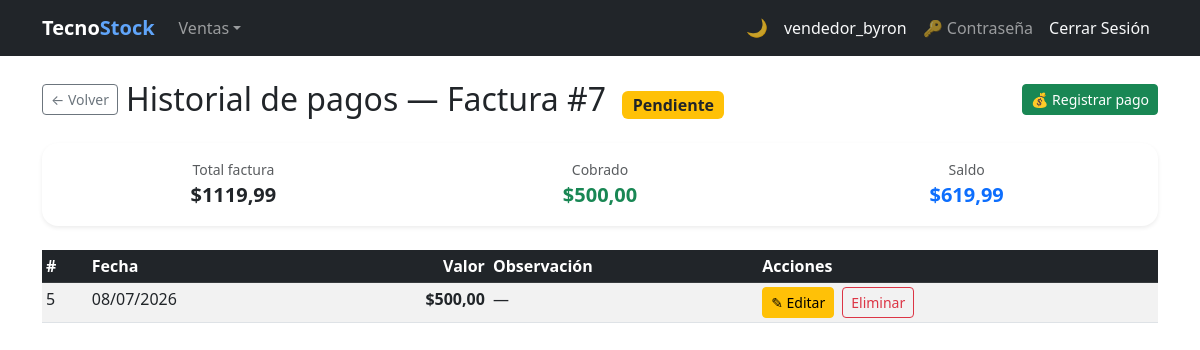
The app's page /cobros/facturas/7/historial/ (signed in) with its own data.
### billing/models.py (models this page shows, shortened)
class Invoice(models.Model):
    BORRADOR = 0
    EMITIDA  = 1
    ANULADA  = 2
    ESTADO_CHOICES = [
        (BORRADOR, 'Borrador'),
        (EMITIDA,  'Emitida'),
        (ANULADA,  'Anulada'),
    ]
    PENDIENTE = 'PENDIENTE'
    PAGADA    = 'PAGADA'
    ESTADO_COBRO_CHOICES = [
        (PENDIENTE, 'Pendiente'),
        (PAGADA,    'Pagada'),
    ]
    CONTADO = 'contado'
    CREDITO = 'credito'
    TIPO_PAGO_CHOICES = [
        (CONTADO, 'Contado'),
        (CREDITO, 'Crédito'),
    ]
    customer     = models.ForeignKey(Customer, on_delete=models.PROTECT, related_name='invoices')
    invoice_date = models.DateTimeField(auto_now_add=True)
    subtotal     = models.DecimalField(max_digits=12, decimal_places=2, default=0)
    tax          = models.DecimalField(max_digits=12, decimal_places=2, default=0)
    total        = models.DecimalField(max_digits=12, decimal_places=2, default=0)
    estado       = models.PositiveSmallIntegerField(
                       choices=ESTADO_CHOICES, default=BORRADOR, verbose_name='Estado')
    is_active    = models.BooleanField(default=True)
    PAYMENT_CHOICES = [('card', 'Tarjeta'), ('paypal', 'PayPal')]
    payment_method  = models.CharField(
                          max_length=10, choices=PAYMENT_CHOICES, null=True, blank=True,
                          verbose_name='Método de pago')
    paypal_order_id = models.CharField(max_length=64, null=True, blank=True)
    paypal_capture_id = models.CharField(
        max_length=120,
        blank=True,
        null=True
    )
    paypal_status = models.CharField(
        max_length=30,
        blank=True,
        null=True
    )
    paid_at = models.DateTimeField(
        blank=True,
        null=True
    )
    sri_status = models.CharField(
        max_length=20,
        blank=True,
        null=True
    )
    sri_authorization = models.CharField(
        max_length=120,
        blank=True,
        null=True
    )
    saldo        = models.DecimalField(
                       max_digits=12, decimal_places=2, default=0,
                       verbose_name='Saldo pendiente de cobro')
    estado_cobro = models.CharField(
                       max_length=10, choices=ESTADO_COBRO_CHOICES,
                       default=PENDIENTE, verbose_name='Estado de cobro')
    tipo_pago    = models.CharField(
                       max_length=10, choices=TIPO_PAGO_CHOICES,
                       default=CREDITO, verbose_name='Tipo de pago')
    class Meta:
        ordering = ['-invoice_date']
    @property
    def estado_cobro_badge_class(self):
        return 'bg-success' if self.estado_cobro == self.PAGADA else 'bg-warning text-dark'
    @property
    def pendiente_de_pago(self):
        return self.estado == self.EMITIDA and self.saldo > 0
    @property
    def cobrado(self):
        return self.total - self.saldo

### creditoventa/models.py (models this page shows, shortened)
class CobroFactura(models.Model):
    factura     = models.ForeignKey(
                      Invoice, on_delete=models.PROTECT, related_name='cobros',
                      verbose_name='Factura')
    fecha       = models.DateField(verbose_name='Fecha de pago')
    valor       = models.DecimalField(
                      max_digits=10, decimal_places=2,
                      validators=[MinValueValidator(Decimal('0.01'))],
                      verbose_name='Valor abonado')
    observacion = models.TextField(blank=True, verbose_name='Observación')
    created_at  = models.DateTimeField(auto_now_add=True)
    class Meta:
        verbose_name        = 'Cobro de Factura'
        verbose_name_plural  = 'Cobros de Facturas'
        ordering             = ['-fecha', '-id']

### creditoventa/views.py (the view)
# urls.py: path('facturas/<int:factura_pk>/historial/', views.historial_pagos, name='historial_pagos'),
@roles_required(*ROLES_COBROS)
def historial_pagos(request, factura_pk):
    factura = get_object_or_404(Invoice.objects.select_related('customer'), pk=factura_pk)
    cobros = factura.cobros.all()
    return render(request, 'creditoventa/historial_pagos.html', {
        'factura': factura, 'cobros': cobros,
    })

### security/templatetags/security_tags.py (called while the page is built)
@register.filter(name='has_group')
def has_group(user, group_name):
    if not user.is_authenticated:
        return False
    if user.is_superuser:  # el superusuario ve todo
        return True
    return user.groups.filter(name=group_name).exists()

@register.filter(name='has_any_group')
def has_any_group(user):
    if not user.is_authenticated:
        return False
    if user.is_superuser:
        return True
    return user.groups.exists()

### creditoventa/templates/creditoventa/historial_pagos.html (shortened to what this page needs)
{% extends 'billing/base.html' %}
{% block content %}
<div class="d-flex flex-wrap align-items-center gap-2 mb-4">
  <a href="{% url 'creditoventa:factura_list' %}" class="btn btn-outline-secondary btn-sm">&#8592; Volver</a>
  <h2 class="mb-0 me-auto">
    Historial de pagos — Factura #{{ factura.id }}
    <span class="badge {{ factura.estado_cobro_badge_class }} fs-6 ms-2">{{ factura.get_estado_cobro_display }}</span>
  </h2>
  {% if factura.pendiente_de_pago %}
    <a href="{% url 'creditoventa:cobro_create' factura.id %}" class="btn btn-success btn-sm">&#128176; Registrar pago</a>
  {% endif %}
</div>
<div class="card border-0 shadow-sm rounded-4 mb-4">
  <div class="card-body">
    <div class="row g-3 text-center">
      <div class="col-4">
        <small class="text-muted d-block">Total factura</small>
        <span class="fw-bold fs-5">${{ factura.total }}</span>
      </div>
      <div class="col-4">
        <small class="text-muted d-block">Cobrado</small>
        <span class="fw-bold fs-5 text-success">${{ factura.cobrado }}</span>
      </div>
      <div class="col-4">
        <small class="text-muted d-block">Saldo</small>
        <span class="fw-bold fs-5 text-primary">${{ factura.saldo }}</span>
      </div>
    </div>
  </div>
</div>
<table class="table table-striped table-hover table-sm">
  <thead class="table-dark">
    <tr>
      <th>#</th><th>Fecha</th><th class="text-end">Valor</th><th>Observación</th><th>Acciones</th>
    </tr>
  </thead>
  <tbody>
    {% for cobro in cobros %}
    <tr>
      <td>{{ cobro.id }}</td>
      <td>{{ cobro.fecha|date:"d/m/Y" }}</td>
      <td class="text-end fw-semibold">${{ cobro.valor }}</td>
      <td>{{ cobro.observacion|default:"—" }}</td>
      <td class="d-flex gap-2">
        <a href="{% url 'creditoventa:cobro_update' cobro.id %}" class="btn btn-sm btn-warning">&#9998; Editar</a>
        {% if factura.estado_cobro != 'PAGADA' %}
        <a href="{% url 'creditoventa:cobro_delete' cobro.id %}" class="btn btn-sm btn-outline-danger">Eliminar</a>
        {% endif %}
      </td>
    </tr>
    {% empty %}
    <tr><td colspan="5" class="text-center">Aún no se han registrado pagos sobre esta factura.</td></tr>
    {% endfor %}
  </tbody>
</table>
{% endblock %}

### billing/templates/billing/base.html (shortened to what this page needs)
{% load security_tags %}
<!DOCTYPE html>
<html lang="es">
<head>
  <link href="https://cdn.jsdelivr.net/npm/bootstrap@5.3.0/dist/css/bootstrap.min.css" rel="stylesheet">
</head>
<body>
<nav class="navbar navbar-expand-lg navbar-dark bg-dark">
  <div class="container">
    <a class="navbar-brand fw-bold" href="{% url 'billing:home' %}">Tecno<span class="nav-brand-accent">Stock</span></a>
    <div class="collapse navbar-collapse" id="nav">
      <ul class="navbar-nav me-auto">
        {% if user.is_authenticated %}
        <li class="nav-item dropdown">
          <a class="nav-link dropdown-toggle" href="#" role="button" data-bs-toggle="dropdown" aria-expanded="false">Ventas</a>
        </li>
        {% endif %}
      </ul>
      <ul class="navbar-nav align-items-center">
        <li class="nav-item"><button type="button" class="theme-toggle-btn" id="theme-toggle" onclick="toggleTheme()" title="Cambiar tema claro / oscuro"><span id="theme-icon">&#127769;</span></button></li>
        <li class="nav-item">{% if user.is_authenticated %}<a class="nav-link text-light" href="{% url 'billing:dashboard' %}">{{ user.username }}</a>{% endif %}</li>
        <li class="nav-item">{% if user.is_authenticated %}<a class="nav-link" href="{% url 'password_change' %}" title="Cambiar contraseña">&#128273; Contraseña</a>{% endif %}</li>
        <li class="nav-item">{% if user.is_authenticated %}<form method="post" action="{% url 'logout' %}" class="d-inline">{% csrf_token %}<button type="submit" class="nav-link btn btn-link text-light btn-nav-link">Cerrar Sesión</button></form>{% else %}<a class="nav-link" href="{% url 'login' %}">Iniciar Sesión</a>{% endif %}</li>
      </ul>
    </div>
  </div>
</nav>
<div class="container mt-4">
  {% block content %}{% endblock %}
</div>
</body>
</html>

### billing/templates/billing/base.html (style rules this page uses)
.btn-nav-link { text-decoration: none; }
.nav-brand-accent { color: #60a5fa; }
.theme-toggle-btn { background: none; border: none; cursor: pointer; font-size: 1.1rem; line-height: 1; padding: .375rem .5rem; border-radius: .375rem; transition: background .2s; color: rgba(255,255,255,.75); }

### records on screen
Invoice: id "7", estado_cobro "Pendiente", total "1119,99", cobrado "500,00", saldo "619,99"
CobroFactura: id "5", fecha "08/07/2026", valor "500,00", observacion "—"

### other values on screen
{{ user.username }} "vendedor_byron"
